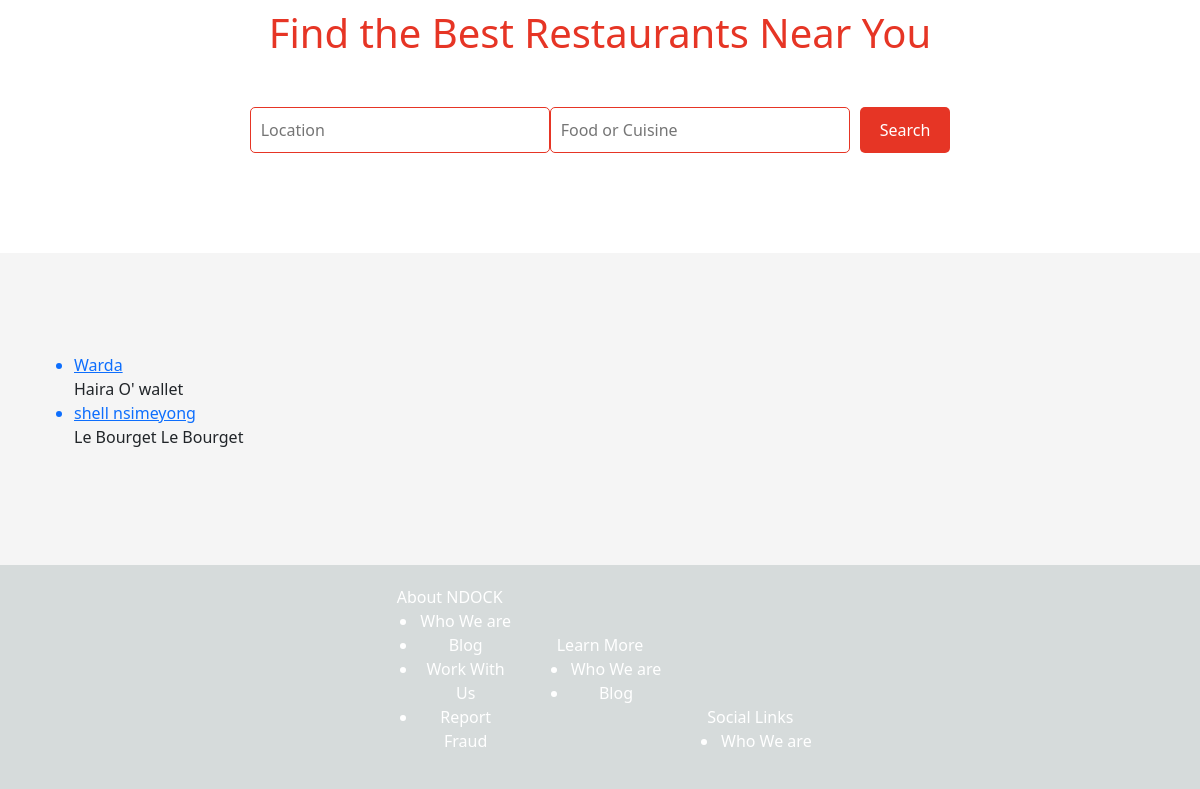
The app's page /base/ (lower part), older data.
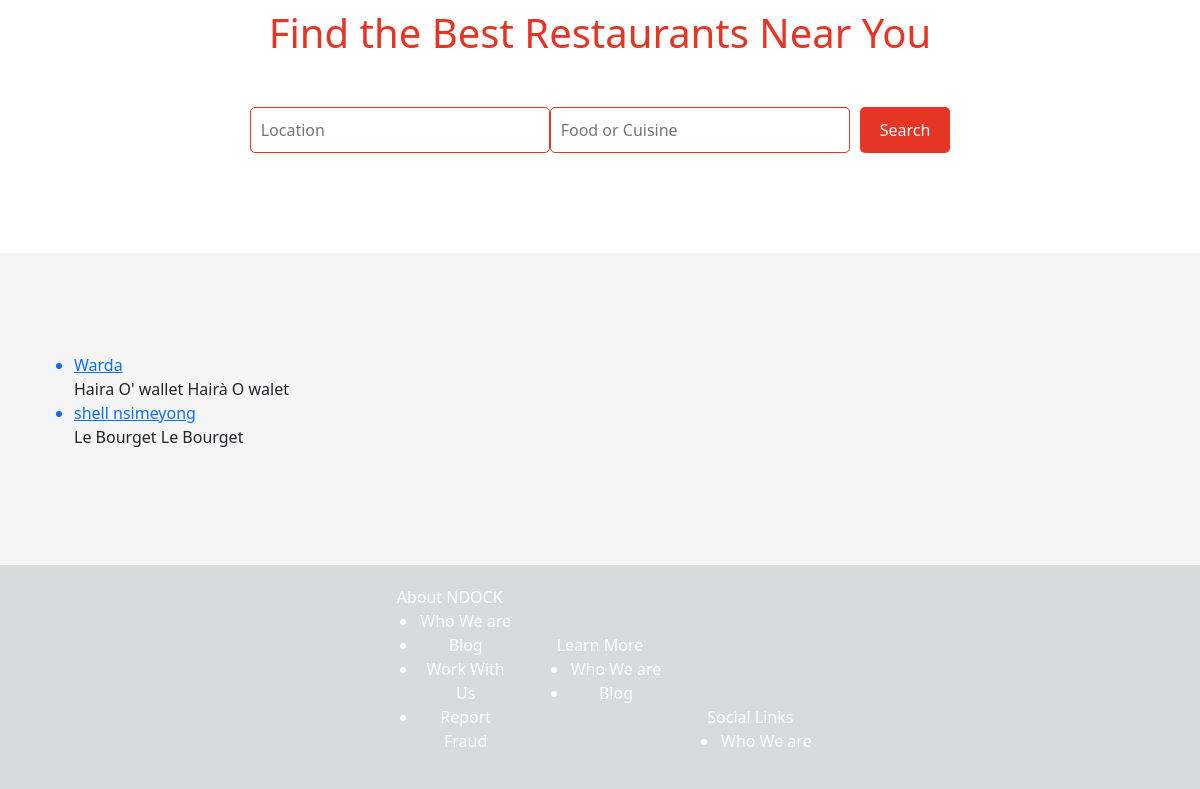
The same page, newer data.
### restaurant/models.py (models this page shows, shortened)
class Location(models.Model):
    name = models.CharField(max_length=255)
    lattide = models.CharField(max_length=255, blank=True, null=True)
    longitude = models.CharField(max_length=255, blank=True, null=True)

class Restaurant(models.Model):
    name = models.CharField(max_length=255)
    description = models.TextField(blank=True, null=True)
    rating = models.DecimalField(max_digits=3, decimal_places=2)
    location = models.ForeignKey(
        'Location', on_delete=models.CASCADE, related_name='restaurants')
    cuisines = models.ManyToManyField('Cuisine', related_name='restaurants')
    category = models.ManyToManyField(
        "MenuCategory", related_name='restaurants')
    menus = models.ManyToManyField('Menu', related_name='menu_restaurants')
    search_fields = ['name', 'location', 'cuisines', 'menus', 'category']
    def __str__(self):
        return f"{self.name}"

### restaurant/views.py (the view)
# urls.py: path('base/', views.base, name='base'),
def base(request):
    locations = Location.objects.all()
    return render(request, 'restaurant/base.html', {'locations': locations})

### templates/restaurant/base.html (shortened to what this page needs)
{% load static %}
<!DOCTYPE html>
<html lang="en">
  <head>
    <link rel="stylesheet" href="{% static 'css/style.css' %}" />
    <link
      href="https://cdn.jsdelivr.net/npm/bootstrap@5.0.2/dist/css/bootstrap.min.css"
      rel="stylesheet"
    />
  </head>
  <body>
    {% block content %}
    <section class="hero is-medium">
      <div class="hero-body">
        <div class="container">
          <h1 class="title">Find the Best Restaurants Near You</h1>
          <div class="search-bar">
            <input type="text" id="location" placeholder="Location" />
            <input type="text" id="food" placeholder="Food or Cuisine" />
            <button type="submit">Search</button>
          </div>
        </div>
      </div>
    </section>
    {% endblock content %}
    <section class="restaurants-section">
      <div class="container">
      <ul>
        {% for location in locations %}
        <a href="{% url 'restaurant:base_location_restaurant' location.pk %}"><li>{{location.name}}</li></a>
          {% for restaurant in location.restaurants.all %}
            {{ restaurant }}
          {% endfor %}
        {% endfor %}
      </ul>
      </div>
    </section>
    <footer class="footer">
      <div class="container">
        <div class="row">
          <div class="col align-self-start">
            About NDOCK
            <ul>
              <li>Who We are</li>
              <li>Blog</li>
              <li>Work With Us</li>
              <li>Report Fraud</li>
            </ul>
          </div>
          <div class="col align-self-center">Learn More
            <ul>
              <li>Who We are</li>
              <li>Blog</li>
            </ul>
          </div>
          <div class="col align-self-end">Social Links
            <ul>
              <li>Who We are</li>
            </ul>
          </div>
        </div>
      </div>
    </footer>
  </body>
</html>

Row changes from the older to the newer data that the page shows:
added Restaurant: name "Hairà O walet", shown under Location "Warda"
